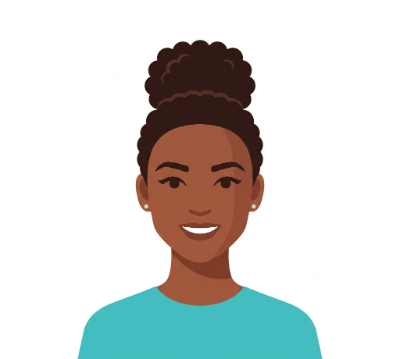
#> input picture client/src/app/src-home/Clear Winter (female).jpg, 400 x 359 px
$ python detect.py '../../client/src/app/src-home/Clear Winter (female).jpg'
#> lines starting #> are read from the running program, lines starting #| are printed output that depends on the picture; after the words box and inside, x2 and y2 are one past the last pixel; in counts of white or black regions, pixels touching at a corner belong together
import json
import math
import os
import sys
import time

import cv2
import numpy as np

MAX_EDGE = 640

# Fitzpatrick classification by ITA° (Individual Typology Angle)
FITZPATRICK_BANDS = [
    (55,   float("inf"),  "I",   "Very pale; always burns, never tans."),
    (41,   55,            "II",  "Fair; usually burns, tans minimally."),
    (28,   41,            "III", "Light brown/beige; burns sometimes, tans gradually."),
    (10,   28,            "IV",  "Olive/Moderate brown; rarely burns, tans easily."),
    (-30,  10,            "V",   "Dark brown; very rarely burns, tans deeply."),
    (float("-inf"), -30,  "VI",  "Deepest brown/Black; never burns, tans very easily."),
]

# YCrCb skin range — covers all Fitzpatrick types
SKIN_YCRB_LOWER = np.array([0,  133, 77],  dtype=np.uint8)
SKIN_YCRB_UPPER = np.array([255, 173, 127], dtype=np.uint8)

# Load OpenCV Haar cascade
# Strategy: try cv2.data.haarcascades (works when opencv ships data files),
# then fall back to bundled XML in same directory as this script.
def _load_cascade():
    """Load face cascade with fallback to bundled XML."""
    # Try 1: OpenCV's built-in data directory
    try:
        cv2_path = cv2.data.haarcascades + "haarcascade_frontalface_default.xml"
        if os.path.isfile(cv2_path):
            cc = cv2.CascadeClassifier(cv2_path)
            if not cc.empty():
                return cc
    except (AttributeError, Exception):
        pass  # cv2.data may not exist in some builds

    # Try 2: Bundled XML relative to this script
    script_dir = os.path.dirname(os.path.abspath(__file__))
    bundled_path = os.path.join(script_dir, "haarcascade_frontalface_default.xml")
    if os.path.isfile(bundled_path):
        cc = cv2.CascadeClassifier(bundled_path)
        if not cc.empty():
            return cc

    # Try 3: Common Linux system paths
    for sys_path in [
        "/usr/share/opencv4/haarcascades/haarcascade_frontalface_default.xml",
        "/usr/local/share/opencv4/haarcascades/haarcascade_frontalface_default.xml",
    ]:
        if os.path.isfile(sys_path):
            cc = cv2.CascadeClassifier(sys_path)
            if not cc.empty():
                return cc

    return None

face_cascade = _load_cascade()


def emit_json(payload):
    sys.stdout.write(json.dumps(payload, separators=(",", ":")))
    sys.stdout.flush()


def fail(message, code="ANALYSIS_ERROR", detail=None, exit_code=1):
    emit_json({"success": False, "error": {"code": code, "message": message, "detail": detail}})
    raise SystemExit(exit_code)


def load_image(path):
    img = cv2.imread(path)
    if img is None:
        raise ValueError("Image not found or unreadable.")
    h, w = img.shape[:2]
    if max(h, w) > MAX_EDGE:
        scale = MAX_EDGE / max(h, w)
        img = cv2.resize(img, (int(w * scale), int(h * scale)), interpolation=cv2.INTER_AREA)
    return img


def grey_world_white_balance(img):
    result = img.copy().astype(np.float32)
    avg_b = np.mean(result[:, :, 0])
    avg_g = np.mean(result[:, :, 1])
    avg_r = np.mean(result[:, :, 2])
    avg_all = (avg_b + avg_g + avg_r) / 3.0
    if avg_b > 0: result[:, :, 0] = np.clip(result[:, :, 0] * (avg_all / avg_b), 0, 255)
    if avg_g > 0: result[:, :, 1] = np.clip(result[:, :, 1] * (avg_all / avg_g), 0, 255)
    if avg_r > 0: result[:, :, 2] = np.clip(result[:, :, 2] * (avg_all / avg_r), 0, 255)
    return result.astype(np.uint8)


def detect_face(img):
    """Returns (x, y, w, h) of largest face, or None."""
    if face_cascade is None or face_cascade.empty():
        return None  # Cascade not available — skip face detection, use center fallback
    gray = cv2.cvtColor(img, cv2.COLOR_BGR2GRAY)
    gray = cv2.equalizeHist(gray)
    faces = face_cascade.detectMultiScale(gray, scaleFactor=1.1, minNeighbors=4, minSize=(60, 60))
    if len(faces) == 0:
        return None
    # Pick largest face
    return max(faces, key=lambda f: f[2] * f[3])


def get_face_regions(img, face):
    """
    Return 4 BGR patch arrays from face bounding box:
    left_cheek, right_cheek, forehead, chin.
    Positions as fractions of the face bbox.
    """
    fx, fy, fw, fh = face
    ih, iw = img.shape[:2]

    def crop(x0f, y0f, x1f, y1f):
        x0 = max(0, int(fx + fw * x0f))
        y0 = max(0, int(fy + fh * y0f))
        x1 = min(iw, int(fx + fw * x1f))
        y1 = min(ih, int(fy + fh * y1f))
        if x1 <= x0 or y1 <= y0:
            return None
        return img[y0:y1, x0:x1]

    return [
        crop(0.05, 0.45, 0.35, 0.75),  # left cheek
        crop(0.65, 0.45, 0.95, 0.75),  # right cheek
        crop(0.25, 0.05, 0.75, 0.30),  # forehead
        crop(0.30, 0.75, 0.70, 0.95),  # chin
    ]


def skin_pixels(region):
    ycrb = cv2.cvtColor(region, cv2.COLOR_BGR2YCrCb)
    mask = cv2.inRange(ycrb, SKIN_YCRB_LOWER, SKIN_YCRB_UPPER)
    mask = cv2.medianBlur(mask, 3)
    px = region[mask > 0]
    return px if len(px) >= 20 else region.reshape(-1, 3)


def bgr_to_lab(bgr):
    arr = np.array([[bgr]], dtype=np.uint8)
    lab = cv2.cvtColor(arr, cv2.COLOR_BGR2LAB)[0][0]
    L     = float(lab[0]) / 2.55
    a_val = float(lab[1]) - 128.0
    b_val = float(lab[2]) - 128.0
    return L, a_val, b_val


def compute_ita(L, b_val):
    if abs(b_val) < 1e-6:
        b_val = 1e-6
    return math.atan2(L - 50.0, b_val) * (180.0 / math.pi)


def fitzpatrick_from_ita(ita):
    for low, high, ftype, desc in FITZPATRICK_BANDS:
        if low <= ita < high:
            return ftype, desc
    return "VI", FITZPATRICK_BANDS[-1][3]


def detect_undertone(a_val, b_val):
    if b_val > 8 and b_val > abs(a_val) * 1.2:
        return "warm"
    if a_val > 6 and a_val > b_val * 0.8:
        return "cool"
    return "neutral"


def delta_e(lab1, lab2):
    return math.sqrt(sum((a - b) ** 2 for a, b in zip(lab1, lab2)))


def main():
    started = time.time()

    if len(sys.argv) < 2:
        fail("Image path argument is required.", code="INVALID_ARGUMENT")

    try:
        raw = load_image(sys.argv[1])
#> in load_image, img is the input picture: shape (359, 400, 3); mean B, G, R 211.7, 214.4, 212
        img = grey_world_white_balance(raw)
#> in grey_world_white_balance, `avg_b = np.mean(result[:, :, 0])`: avg_b = 211.7
#> in grey_world_white_balance, `avg_g = np.mean(result[:, :, 1])`: avg_g = 214.4
#> in grey_world_white_balance, `avg_r = np.mean(result[:, :, 2])`: avg_r = 212
#> in grey_world_white_balance, `avg_all = (avg_b + avg_g + avg_r) / 3.0`: avg_all = 212.7

        face = detect_face(img)
#> in detect_face, `gray = cv2.cvtColor(img, cv2.COLOR_BGR2GRAY)`:
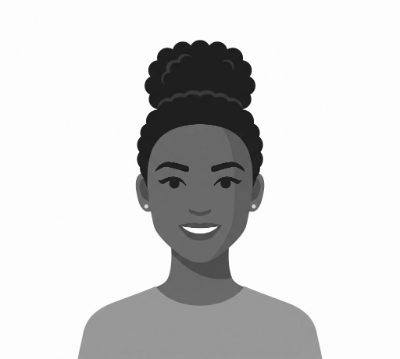
#> gray: shape (359, 400); min 26, max 253, mean 211.7
#> in detect_face, `gray = cv2.equalizeHist(gray)`:
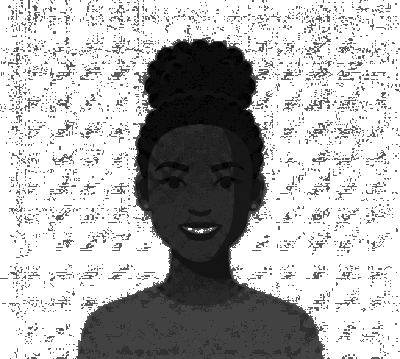
#> gray: shape (359, 400); min 0, max 255, mean 180.6
#> in detect_face, `faces = face_cascade.detectMultiScale(gray, scaleFactor=1.1, minNeighb..`: faces = [[242, 76, 70, 70], [292, 246, 77, 77]]
#> face = [292, 246, 77, 77]
        face_detected = face is not None
#> face_detected = True

        region_labs = []
        region_bgrs = []

        if face_detected:
            patches = get_face_regions(img, face)
#> in get_face_regions, `fx, fy, fw, fh = face`: fx = 292; fy = 246; fw = 77
#> in crop, `x0 = max(0, int(fx + fw * x0f))`: x0 = 295
#> in crop, `y0 = max(0, int(fy + fh * y0f))`: y0 = 280
#> in crop, `x1 = min(iw, int(fx + fw * x1f))`: x1 = 318
#> in crop, `y1 = min(ih, int(fy + fh * y1f))`: y1 = 303
#> patches = 4 items
            for patch in patches:
                if patch is None or patch.size == 0:
                    continue
                px = skin_pixels(patch)
                bgr = np.median(px, axis=0).astype(np.uint8)
                L, a, b = bgr_to_lab(bgr)
                region_labs.append((L, a, b))
                region_bgrs.append(bgr)
#> this loop made 4 passes
#> after the loop, region_bgrs = [[255, 252, 255], [255, 252, 255], [255, 252, 255], [255, 252, 255]]; region_labs = [(99.22, 2, -1), (99.22, 2, -1), (99.22, 2, -1), (99.22, 2, -1)]

        # Fallback: center crop
        if not region_labs:
            h, w = img.shape[:2]
            center = img[int(h * 0.3):int(h * 0.6), int(w * 0.3):int(w * 0.7)]
            px = skin_pixels(center)
            bgr = np.median(px, axis=0).astype(np.uint8)
            L, a, b = bgr_to_lab(bgr)
            region_labs.append((L, a, b))
            region_bgrs.append(bgr)

        L_final = float(np.median([l[0] for l in region_labs]))
#> L_final = 99.22
        a_final = float(np.median([l[1] for l in region_labs]))
#> a_final = 2
        b_final = float(np.median([l[2] for l in region_labs]))
#> b_final = -1

        final_bgr = np.median(np.array(region_bgrs), axis=0).astype(np.uint8)
#> final_bgr = [255, 252, 255]
        rgb = [int(final_bgr[2]), int(final_bgr[1]), int(final_bgr[0])]
#> rgb = [255, 252, 255]

        ita = compute_ita(L_final, b_final)
#> ita = 91.16
        fitz_type, fitz_desc = fitzpatrick_from_ita(ita)
#> fitz_type = 'I'; fitz_desc = 'Very pale; always burns, never tans.'
        undertone = detect_undertone(a_final, b_final)
#> undertone = 'neutral'

        max_delta = 0.0
        if len(region_labs) >= 2:
            max_delta = max(
                delta_e(region_labs[i], region_labs[j])
                for i in range(len(region_labs))
                for j in range(i + 1, len(region_labs))
            )
#> max_delta = 0

        # Confidence
        if face_detected and len(region_labs) >= 3:
            conf = 0.90
        elif face_detected and len(region_labs) >= 2:
            conf = 0.80
        elif face_detected:
            conf = 0.65
        else:
            conf = 0.40
        if max_delta > 20: conf -= 0.20
        elif max_delta > 10: conf -= 0.10
        conf = round(max(0.1, min(1.0, conf)), 2)

        emit_json({
            "success": True,
            "data": {
                "fitzpatrick_type": fitz_type,
                "fitzpatrick_desc": fitz_desc,
                "undertone": undertone,
                "rgb": rgb,
                "hex": "#{:02x}{:02x}{:02x}".format(*rgb),
                "ita_angle": round(ita, 2),
                "L_star": round(L_final, 2),
                "a_star": round(a_final, 2),
                "b_star": round(b_final, 2),
                "regions_sampled": len(region_labs),
                "face_detected": face_detected,
                "region_delta_e": round(max_delta, 2),
                "confidence": conf,
                "elapsed_ms": round((time.time() - started) * 1000, 2),
            },
        })
#> (printed output is left out)

    except SystemExit:
        raise
    except Exception as exc:
        fail("Python detection failed.", code="PYTHON_RUNTIME_ERROR", detail=str(exc))


if __name__ == "__main__":
    main()

$ run again, on client/src/app/src-home/Deep Autumn (female).jpg
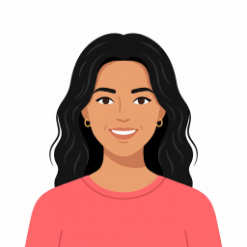
#> input picture client/src/app/src-home/Deep Autumn (female).jpg, 247 x 247 px
#> in load_image, img is the input picture: shape (247, 247, 3); mean B, G, R 169.7, 174.8, 210.8
#> avg_b = 169.7
#> avg_g = 174.8
#> avg_r = 210.8
#> avg_all = 185.1
#> in detect_face, `gray = cv2.equalizeHist(gray)`:
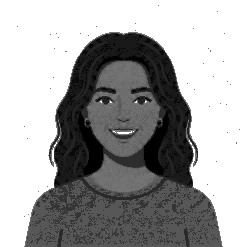
#> gray: shape (247, 247); min 0, max 255, mean 163.2
#> faces = [[76, 61, 94, 94]]
#> face = [76, 61, 94, 94]
#> face_detected = True
#> fx = 76; fy = 61; fw = 94
#> x0 = 80
#> y0 = 103
#> x1 = 108
#> y1 = 131
#> patches = 4 items
#> the loop in main, `for patch in patches:` made 4 passes
#> (arr in bgr_to_lab, lab in bgr_to_lab, b_val in bgr_to_lab, b) on passes 1 to 4: ([[119, 168, 203]], [181, 134, 158], 30, 30), ([[118, 168, 202]], [181, 134, 158], 30, 30), ([[121, 168, 202]], [181, 134, 157], 29, 29), ([[119, 168, 202]], [181, 134, 158], 30, 30)
#> pass 1, in skin_pixels, `mask = cv2.medianBlur(mask, 3)`:
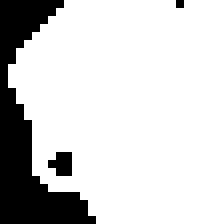
#> mask: shape (28, 28) (shown 8 times larger); 82% white; 3 black regions (2 under 20 px), largest, box (x1, y1, x2, y2) and area: (0, 0, 12, 28) 133
#> after the loop in main, `for patch in patches:`: region_bgrs = [[119, 168, 203], [118, 168, 202], [121, 168, 202], [119, 168, 202]]; region_labs = [(70.98, 6, 30), (70.98, 6, 30), (70.98, 6, 29), (70.98, 6, 30)]
#> L_final = 70.98
#> a_final = 6
#> b_final = 30
#> final_bgr = [119, 168, 202]
#> rgb = [202, 168, 119]
#> ita = 34.97
#> fitz_type = 'III'
#> undertone = 'warm'
#> max_delta = 1
#> (printed output is left out)

$ run again, on client/src/app/src-home/Deep Winter (male) .jpg
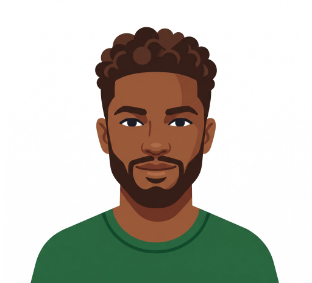
#> input picture client/src/app/src-home/Deep Winter (male) .jpg, 312 x 283 px
#> in load_image, img is the input picture: shape (283, 312, 3); mean B, G, R 178.8, 188.8, 190.5
#> avg_b = 178.8
#> avg_g = 188.8
#> avg_r = 190.5
#> avg_all = 186.1
#> in detect_face, `gray = cv2.equalizeHist(gray)`:
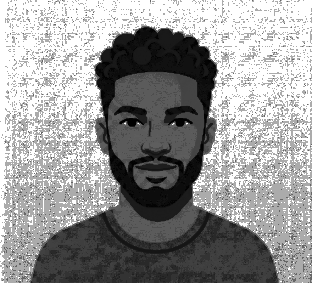
#> gray: shape (283, 312); min 0, max 255, mean 152
#> faces = [[91, 69, 128, 128]]
#> face = [91, 69, 128, 128]
#> face_detected = True
#> fx = 91; fy = 69; fw = 128
#> x0 = 97
#> y0 = 126
#> x1 = 135
#> y1 = 165
#> patches = 4 items
#> the loop in main, `for patch in patches:` made 4 passes
#> (arr in bgr_to_lab, lab in bgr_to_lab, L, a_val in bgr_to_lab, b_val in bgr_to_lab, a, b) on passes 1 to 4: ([[59, 87, 149]], [111, 151, 155], 43.53, 23, 27, 23, 27), ([[58, 87, 148]], [111, 150, 155], 43.53, 22, 27, 22, 27), ([[59, 87, 150]], [111, 151, 155], 43.53, 23, 27, 23, 27), ([[54, 75, 132]], [98, 150, 151], 38.43, 22, 23, 22, 23)
#> pass 1, in skin_pixels, `mask = cv2.inRange(ycrb, SKIN_YCRB_LOWER, SKIN_YCRB_UPPER)`:
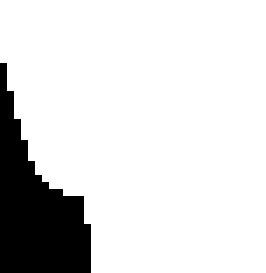
#> mask: shape (39, 38) (shown 7 times larger); 86.2% white; 1 black region, box (x1, y1, x2, y2) and area: (0, 9, 13, 39) 204
#> after the loop in main, `for patch in patches:`: region_bgrs = [[59, 87, 149], [58, 87, 148], [59, 87, 150], [54, 75, 132]]; region_labs = [(43.53, 23, 27), (43.53, 22, 27), (43.53, 23, 27), (38.43, 22, 23)]
#> L_final = 43.53
#> a_final = 22.5
#> b_final = 27
#> final_bgr = [58, 87, 148]
#> rgb = [148, 87, 58]
#> ita = -13.48
#> fitz_type = 'V'
#> undertone = 'cool'
#> max_delta = 6.56
#> (printed output is left out)
